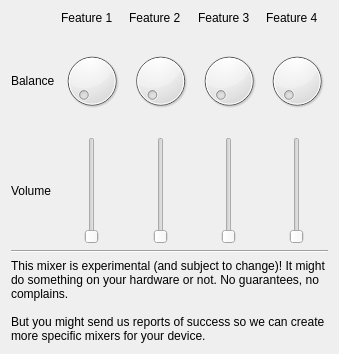
<?xml version="1.0" encoding="UTF-8"?>
<ui version="4.0">
 <class>Presonus_Experimental</class>
 <widget class="QWidget" name="Presonus_Experimental">
  <property name="geometry">
   <rect>
    <x>0</x>
    <y>0</y>
    <width>339</width>
    <height>354</height>
   </rect>
  </property>
  <property name="windowTitle">
   <string>Form</string>
  </property>
  <layout class="QGridLayout" name="gridLayout">
   <item row="0" column="1">
    <widget class="QLabel" name="label">
     <property name="text">
      <string>Feature 1</string>
     </property>
    </widget>
   </item>
   <item row="0" column="2">
    <widget class="QLabel" name="label_2">
     <property name="text">
      <string>Feature 2</string>
     </property>
    </widget>
   </item>
   <item row="0" column="3">
    <widget class="QLabel" name="label_3">
     <property name="text">
      <string>Feature 3</string>
     </property>
    </widget>
   </item>
   <item row="0" column="4">
    <widget class="QLabel" name="label_4">
     <property name="text">
      <string>Feature 4</string>
     </property>
    </widget>
   </item>
   <item row="1" column="0">
    <widget class="QLabel" name="label_5">
     <property name="sizePolicy">
      <sizepolicy hsizetype="Minimum" vsizetype="Preferred">
       <horstretch>0</horstretch>
       <verstretch>0</verstretch>
      </sizepolicy>
     </property>
     <property name="text">
      <string>Balance</string>
     </property>
    </widget>
   </item>
   <item row="1" column="1">
    <widget class="QDial" name="LRBalance_1">
     <property name="minimumSize">
      <size>
       <width>30</width>
       <height>30</height>
      </size>
     </property>
    </widget>
   </item>
   <item row="1" column="2">
    <widget class="QDial" name="LRBalance_2">
     <property name="minimumSize">
      <size>
       <width>30</width>
       <height>30</height>
      </size>
     </property>
    </widget>
   </item>
   <item row="1" column="3">
    <widget class="QDial" name="LRBalance_3">
     <property name="minimumSize">
      <size>
       <width>30</width>
       <height>30</height>
      </size>
     </property>
    </widget>
   </item>
   <item row="1" column="4">
    <widget class="QDial" name="LRBalance_4">
     <property name="minimumSize">
      <size>
       <width>30</width>
       <height>30</height>
      </size>
     </property>
    </widget>
   </item>
   <item row="2" column="0">
    <widget class="QLabel" name="label_6">
     <property name="sizePolicy">
      <sizepolicy hsizetype="Minimum" vsizetype="Preferred">
       <horstretch>0</horstretch>
       <verstretch>0</verstretch>
      </sizepolicy>
     </property>
     <property name="text">
      <string>Volume</string>
     </property>
    </widget>
   </item>
   <item row="2" column="1">
    <widget class="QSlider" name="Volume_1">
     <property name="sizePolicy">
      <sizepolicy hsizetype="MinimumExpanding" vsizetype="Expanding">
       <horstretch>2</horstretch>
       <verstretch>0</verstretch>
      </sizepolicy>
     </property>
     <property name="minimumSize">
      <size>
       <width>30</width>
       <height>50</height>
      </size>
     </property>
     <property name="orientation">
      <enum>Qt::Vertical</enum>
     </property>
    </widget>
   </item>
   <item row="2" column="2">
    <widget class="QSlider" name="Volume_2">
     <property name="sizePolicy">
      <sizepolicy hsizetype="MinimumExpanding" vsizetype="Expanding">
       <horstretch>2</horstretch>
       <verstretch>0</verstretch>
      </sizepolicy>
     </property>
     <property name="minimumSize">
      <size>
       <width>30</width>
       <height>50</height>
      </size>
     </property>
     <property name="orientation">
      <enum>Qt::Vertical</enum>
     </property>
    </widget>
   </item>
   <item row="2" column="3">
    <widget class="QSlider" name="Volume_3">
     <property name="sizePolicy">
      <sizepolicy hsizetype="MinimumExpanding" vsizetype="Expanding">
       <horstretch>2</horstretch>
       <verstretch>0</verstretch>
      </sizepolicy>
     </property>
     <property name="minimumSize">
      <size>
       <width>30</width>
       <height>50</height>
      </size>
     </property>
     <property name="orientation">
      <enum>Qt::Vertical</enum>
     </property>
    </widget>
   </item>
   <item row="2" column="4">
    <widget class="QSlider" name="Volume_4">
     <property name="sizePolicy">
      <sizepolicy hsizetype="MinimumExpanding" vsizetype="Expanding">
       <horstretch>2</horstretch>
       <verstretch>0</verstretch>
      </sizepolicy>
     </property>
     <property name="minimumSize">
      <size>
       <width>30</width>
       <height>50</height>
      </size>
     </property>
     <property name="orientation">
      <enum>Qt::Vertical</enum>
     </property>
    </widget>
   </item>
   <item row="3" column="0" colspan="5">
    <widget class="Line" name="line">
     <property name="orientation">
      <enum>Qt::Horizontal</enum>
     </property>
    </widget>
   </item>
   <item row="4" column="0" colspan="5">
    <widget class="QLabel" name="label_7">
     <property name="text">
      <string>This mixer is experimental (and subject to change)! It might do something on your hardware or not. No guarantees, no complains.

But you might send us reports of success so we can create more specific mixers for your device.</string>
     </property>
     <property name="wordWrap">
      <bool>true</bool>
     </property>
    </widget>
   </item>
  </layout>
 </widget>
 <resources/>
 <connections/>
</ui>
